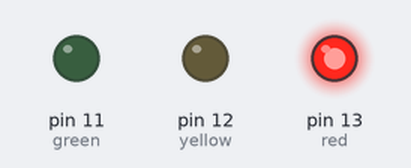
A sketch run on a simulated Arduino Uno, built with avr-gcc and run on an emulated ATmega328P. Shown: output pins drawn as LEDs (lit = HIGH).

Above: at 2.5 s.
At 5.5 s:
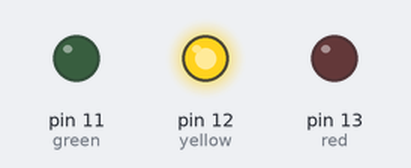
At 8.7 s:
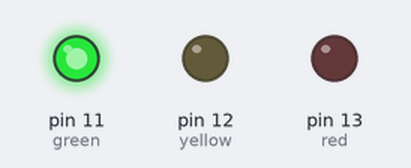
At 14.05 s:
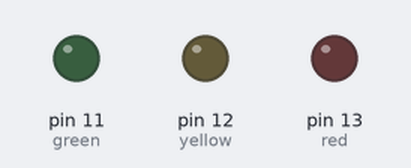
Timing chart, 0 to 18.5 s (numbered marks = the images above):
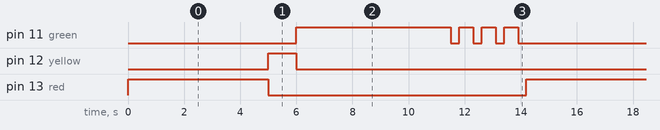

Measured:
- by itself, pin 11 (green): repeats every 14.2 s: 3 × (LOW 0.30 s, HIGH 0.50 s), LOW 6.3 s, HIGH 5.5 s
- by itself, pin 12 (yellow): alternates HIGH for 1.0 s and LOW for 13.2 s
- by itself, pin 13 (red): alternates HIGH for 5.0 s and LOW for 9.2 s

The sketch:

exercise_2_traffic_light_pedestrians1.ino
```cpp
int red = 13;
int yellow = 12;
int green = 11;

void setup()
{
  pinMode(red, OUTPUT);
  pinMode(yellow, OUTPUT);
  pinMode(green, OUTPUT);
}

void loop()
{
  activateRed();
}

void activateRed() {
  digitalWrite(red, HIGH);
  delay(5000);
  digitalWrite(red, LOW);

  activateYellow();
}

void activateYellow() {
  digitalWrite(yellow, HIGH);
  delay(1000);
  digitalWrite(yellow, LOW);

  activateGreen();
}

void activateGreen() {
  digitalWrite(green, HIGH);
  delay(5000);
  blinker(green);

  activateRed();
}

void blinker(int trafficLight) {
  for (int i = 0; i < 4; i++) {
    digitalWrite(trafficLight, HIGH);
    delay(500);
    digitalWrite(trafficLight, LOW);
    delay(300);
  }
}
```
